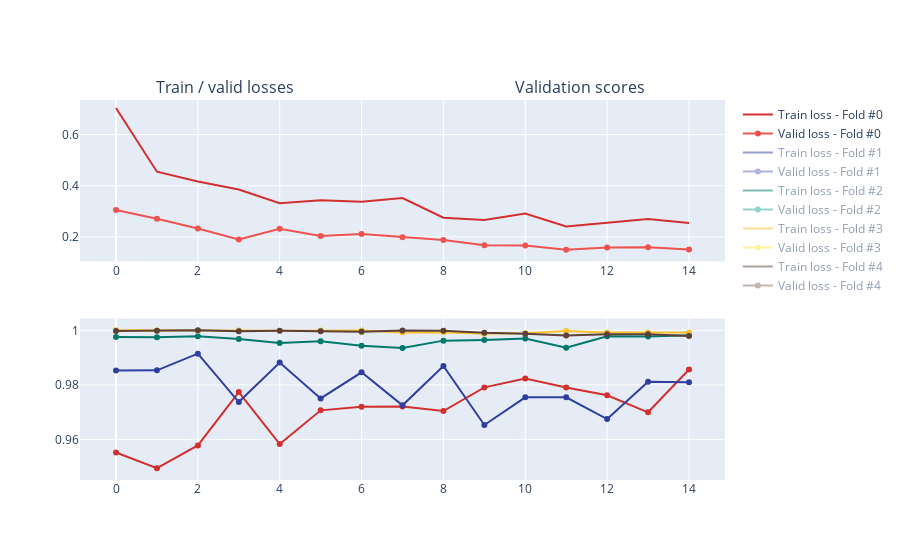

Source (notebook cell):
### Code cell
fig = make_subplots(rows=2, cols=1)

colors = [
    ('#d32f2f', '#ef5350'),
    ('#303f9f', '#5c6bc0'),
    ('#00796b', '#26a69a'),
    ('#fbc02d', '#ffeb3b'),
    ('#5d4037', '#8d6e63'),
]

for k in models:
    
    for i in range(N_FOLDS):
        data = train_results[train_results['fold'] == i]

        fig.add_trace(go.Scatter(x=data['epoch'].values,
                                 y=data['train_loss'].values,
                                 mode='lines',
                                 visible='legendonly' if i > 0 else True,
                                 line=dict(color=colors[i][0], width=2),
                                 name='Train loss - Fold #{}'.format(i)),
                     row=1, col=1)

        fig.add_trace(go.Scatter(x=data['epoch'],
                                 y=data['valid_loss'].values,
                                 mode='lines+markers',
                                 visible='legendonly' if i > 0 else True,
                                 line=dict(color=colors[i][1], width=2),
                                 name='Valid loss - Fold #{}'.format(i)),
                     row=1, col=1)

        fig.add_trace(go.Scatter(x=data['epoch'].values,
                                 y=data['valid_score'].values,
                                 mode='lines+markers',
                                 line=dict(color=colors[i][0], width=2),
                                 name='Valid score - Fold #{}'.format(i),
                                 showlegend=False),
                     row=2, col=1)

fig.update_layout({
  "annotations": [
    {
      "x": 0.225, 
      "y": 1.0, 
      "font": {"size": 16}, 
      "text": "Train / valid losses", 
      "xref": "paper", 
      "yref": "paper", 
      "xanchor": "center", 
      "yanchor": "bottom", 
      "showarrow": False
    }, 
    {
      "x": 0.775, 
      "y": 1.0, 
      "font": {"size": 16}, 
      "text": "Validation scores", 
      "xref": "paper", 
      "yref": "paper", 
      "xanchor": "center", 
      "yanchor": "bottom", 
      "showarrow": False
    }, 
  ]
})

fig.show()

### Figure 1 — Plotly figure (JSON) as saved in the notebook; plotly's stock layout.template omitted (floating-point values rounded to 4 significant figures)
{"data": [{"line": {"color": "#d32f2f", "width": 2}, "mode": "lines", "name": "Train loss - Fold #0", "type": "scatter", "visible": true, "x": [0, 1, 2, 3, 4, 5, 6, 7, 8, 9, 10, 11, 12, 13, 14], "xaxis": "x", "y": [0.7035, 0.4546, 0.4163, 0.3853, 0.3314, 0.3426, 0.337, 0.3516, 0.2749, 0.2658, 0.291, 0.2404, 0.2555, 0.2699, 0.2539], "yaxis": "y"}, {"line": {"color": "#ef5350", "width": 2}, "mode": "lines+markers", "name": "Valid loss - Fold #0", "type": "scatter", "visible": true, "x": [0, 1, 2, 3, 4, 5, 6, 7, 8, 9, 10, 11, 12, 13, 14], "xaxis": "x", "y": [0.3053, 0.2707, 0.2325, 0.1899, 0.2312, 0.2037, 0.2112, 0.1983, 0.1875, 0.1671, 0.1662, 0.1498, 0.1584, 0.159, 0.1507], "yaxis": "y"}, {"line": {"color": "#d32f2f", "width": 2}, "mode": "lines+markers", "name": "Valid score - Fold #0", "showlegend": false, "type": "scatter", "x": [0, 1, 2, 3, 4, 5, 6, 7, 8, 9, 10, 11, 12, 13, 14], "xaxis": "x2", "y": [0.9552, 0.9494, 0.9578, 0.9774, 0.9583, 0.9707, 0.972, 0.9721, 0.9704, 0.9791, 0.9824, 0.979, 0.9762, 0.9699, 0.9856], "yaxis": "y2"}, {"line": {"color": "#303f9f", "width": 2}, "mode": "lines", "name": "Train loss - Fold #1", "type": "scatter", "visible": "legendonly", "x": [0, 1, 2, 3, 4, 5, 6, 7, 8, 9, 10, 11, 12, 13, 14], "xaxis": "x", "y": [0.2779, 0.269, 0.25, 0.2428, 0.2283, 0.2031, 0.2304, 0.2422, 0.189, 0.2129, 0.1975, 0.1861, 0.1828, 0.1991, 0.1848], "yaxis": "y"}, {"line": {"color": "#5c6bc0", "width": 2}, "mode": "lines+markers", "name": "Valid loss - Fold #1", "type": "scatter", "visible": "legendonly", "x": [0, 1, 2, 3, 4, 5, 6, 7, 8, 9, 10, 11, 12, 13, 14], "xaxis": "x", "y": [0.161, 0.1415, 0.1331, 0.1367, 0.09926, 0.172, 0.142, 0.1734, 0.1243, 0.1608, 0.143, 0.1575, 0.1792, 0.1282, 0.1341], "yaxis": "y"}, {"line": {"color": "#303f9f", "width": 2}, "mode": "lines+markers", "name": "Valid score - Fold #1", "showlegend": false, "type": "scatter", "x": [0, 1, 2, 3, 4, 5, 6, 7, 8, 9, 10, 11, 12, 13, 14], "xaxis": "x2", "y": [0.9852, 0.9853, 0.9914, 0.9737, 0.9882, 0.975, 0.9846, 0.9725, 0.9869, 0.9653, 0.9754, 0.9754, 0.9674, 0.9811, 0.981], "yaxis": "y2"}, {"line": {"color": "#00796b", "width": 2}, "mode": "lines", "name": "Train loss - Fold #2", "type": "scatter", "visible": "legendonly", "x": [0, 1, 2, 3, 4, 5, 6, 7, 8, 9, 10, 11, 12, 13, 14], "xaxis": "x", "y": [0.2007, 0.2203, 0.1864, 0.1888, 0.1611, 0.1839, 0.1829, 0.1722, 0.1938, 0.1647, 0.1764, 0.1684, 0.1902, 0.1931, 0.1476], "yaxis": "y"}, {"line": {"color": "#26a69a", "width": 2}, "mode": "lines+markers", "name": "Valid loss - Fold #2", "type": "scatter", "visible": "legendonly", "x": [0, 1, 2, 3, 4, 5, 6, 7, 8, 9, 10, 11, 12, 13, 14], "xaxis": "x", "y": [0.06332, 0.05073, 0.06248, 0.0751, 0.05734, 0.05594, 0.0802, 0.06582, 0.07869, 0.07901, 0.0752, 0.08369, 0.06071, 0.06565, 0.08354], "yaxis": "y"}, {"line": {"color": "#00796b", "width": 2}, "mode": "lines+markers", "name": "Valid score - Fold #2", "showlegend": false, "type": "scatter", "x": [0, 1, 2, 3, 4, 5, 6, 7, 8, 9, 10, 11, 12, 13, 14], "xaxis": "x2", "y": [0.9976, 0.9975, 0.9979, 0.9968, 0.9954, 0.996, 0.9943, 0.9935, 0.9962, 0.9965, 0.997, 0.9936, 0.9978, 0.9978, 0.9982], "yaxis": "y2"}, {"line": {"color": "#fbc02d", "width": 2}, "mode": "lines", "name": "Train loss - Fold #3", "type": "scatter", "visible": "legendonly", "x": [0, 1, 2, 3, 4, 5, 6, 7, 8, 9, 10, 11, 12, 13, 14], "xaxis": "x", "y": [0.2092, 0.1575, 0.1794, 0.1762, 0.1479, 0.1515, 0.157, 0.1501, 0.1404, 0.1436, 0.1518, 0.1432, 0.1494, 0.1489, 0.1453], "yaxis": "y"}, {"line": {"color": "#ffeb3b", "width": 2}, "mode": "lines+markers", "name": "Valid loss - Fold #3", "type": "scatter", "visible": "legendonly", "x": [0, 1, 2, 3, 4, 5, 6, 7, 8, 9, 10, 11, 12, 13, 14], "xaxis": "x", "y": [0.01902, 0.02814, 0.02636, 0.02172, 0.03342, 0.04995, 0.02433, 0.06325, 0.05131, 0.06413, 0.04714, 0.03239, 0.06998, 0.07023, 0.06775], "yaxis": "y"}, {"line": {"color": "#fbc02d", "width": 2}, "mode": "lines+markers", "name": "Valid score - Fold #3", "showlegend": false, "type": "scatter", "x": [0, 1, 2, 3, 4, 5, 6, 7, 8, 9, 10, 11, 12, 13, 14], "xaxis": "x2", "y": [1, 0.9999, 0.9999, 1.0, 0.9999, 0.9999, 0.9999, 0.9992, 0.9993, 0.9987, 0.9989, 0.9997, 0.9992, 0.9992, 0.9992], "yaxis": "y2"}, {"line": {"color": "#5d4037", "width": 2}, "mode": "lines", "name": "Train loss - Fold #4", "type": "scatter", "visible": "legendonly", "x": [0, 1, 2, 3, 4, 5, 6, 7, 8, 9, 10, 11, 12, 13, 14], "xaxis": "x", "y": [0.1651, 0.1482, 0.1366, 0.1191, 0.1351, 0.1451, 0.1378, 0.1413, 0.1197, 0.152, 0.1488, 0.1259, 0.1057, 0.1276, 0.1369], "yaxis": "y"}, {"line": {"color": "#8d6e63", "width": 2}, "mode": "lines+markers", "name": "Valid loss - Fold #4", "type": "scatter", "visible": "legendonly", "x": [0, 1, 2, 3, 4, 5, 6, 7, 8, 9, 10, 11, 12, 13, 14], "xaxis": "x", "y": [0.03963, 0.02657, 0.0182, 0.03389, 0.03518, 0.02536, 0.02784, 0.02531, 0.02805, 0.04291, 0.07133, 0.03487, 0.05029, 0.06709, 0.1352], "yaxis": "y"}, {"line": {"color": "#5d4037", "width": 2}, "mode": "lines+markers", "name": "Valid score - Fold #4", "showlegend": false, "type": "scatter", "x": [0, 1, 2, 3, 4, 5, 6, 7, 8, 9, 10, 11, 12, 13, 14], "xaxis": "x2", "y": [0.9997, 0.9999, 1.0, 0.9997, 0.9998, 0.9997, 0.9995, 0.9999, 0.9999, 0.9991, 0.9988, 0.9981, 0.9986, 0.9986, 0.9979], "yaxis": "y2"}], "layout": {"annotations": [{"font": {"size": 16}, "showarrow": false, "text": "Train / valid losses", "x": 0.225, "xanchor": "center", "xref": "paper", "y": 1, "yanchor": "bottom", "yref": "paper"}, {"font": {"size": 16}, "showarrow": false, "text": "Validation scores", "x": 0.775, "xanchor": "center", "xref": "paper", "y": 1, "yanchor": "bottom", "yref": "paper"}], "xaxis": {"anchor": "y", "domain": [0, 1]}, "xaxis2": {"anchor": "y2", "domain": [0, 1]}, "yaxis": {"anchor": "x", "domain": [0.575, 1]}, "yaxis2": {"anchor": "x2", "domain": [0, 0.425]}}}
